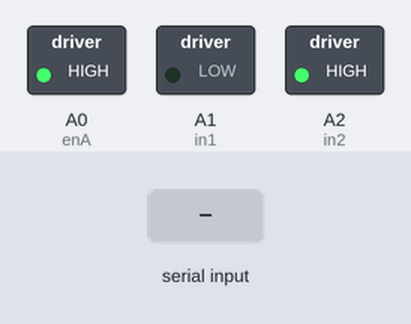
A sketch run on a simulated Arduino Uno, built with avr-gcc and run on an emulated ATmega328P. On the bench: switched loads named in the sketch (green lamp = pin HIGH). The test bench sets the inputs (shaded band).

Above: at 1.2 s.
1.3 s: "s" received over Serial
At 2.7 s:
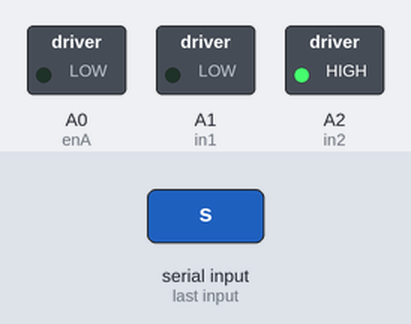
Timing chart, 0 to 4.3 s (numbered marks = the images above; inputs shaded):
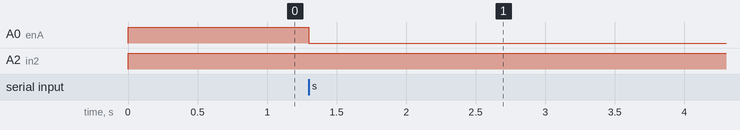

The sketch:

dcmotor.ino
```cpp
#define enA A0
#define in1 A1
#define in2 A2

int rotDirection = 0;
int pressed = false;

char c;
int A = 255;

void setup() {
  // put your setup code here, to run once:
  Serial.begin(57600);
  pinMode(enA, OUTPUT);
  pinMode(in1, OUTPUT);
  pinMode(in2, OUTPUT);
}

void loop() {
  // put your main code here, to run repeatedly:
  analogWrite(enA, A);
  digitalWrite(in1, LOW);
  digitalWrite(in2, HIGH);
  c = Serial.read();
  if(c == 's'){
    A = 0;
  }
}
```

Measured:
- after the input at 1.3 s, A0 (enA): HIGH → LOW at once
